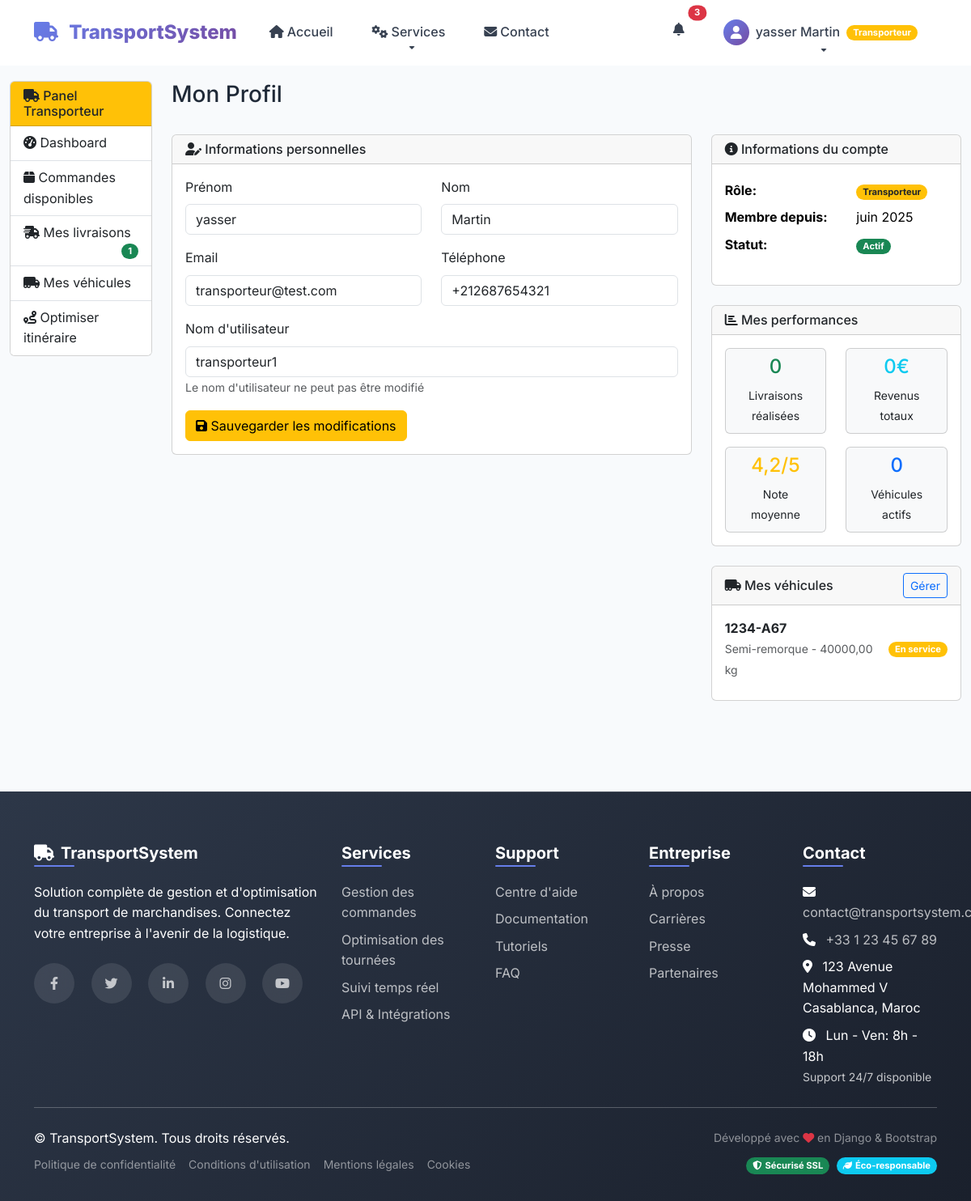
/transporteur/profil/ (signed in), run on an earlier commit of the app's database.
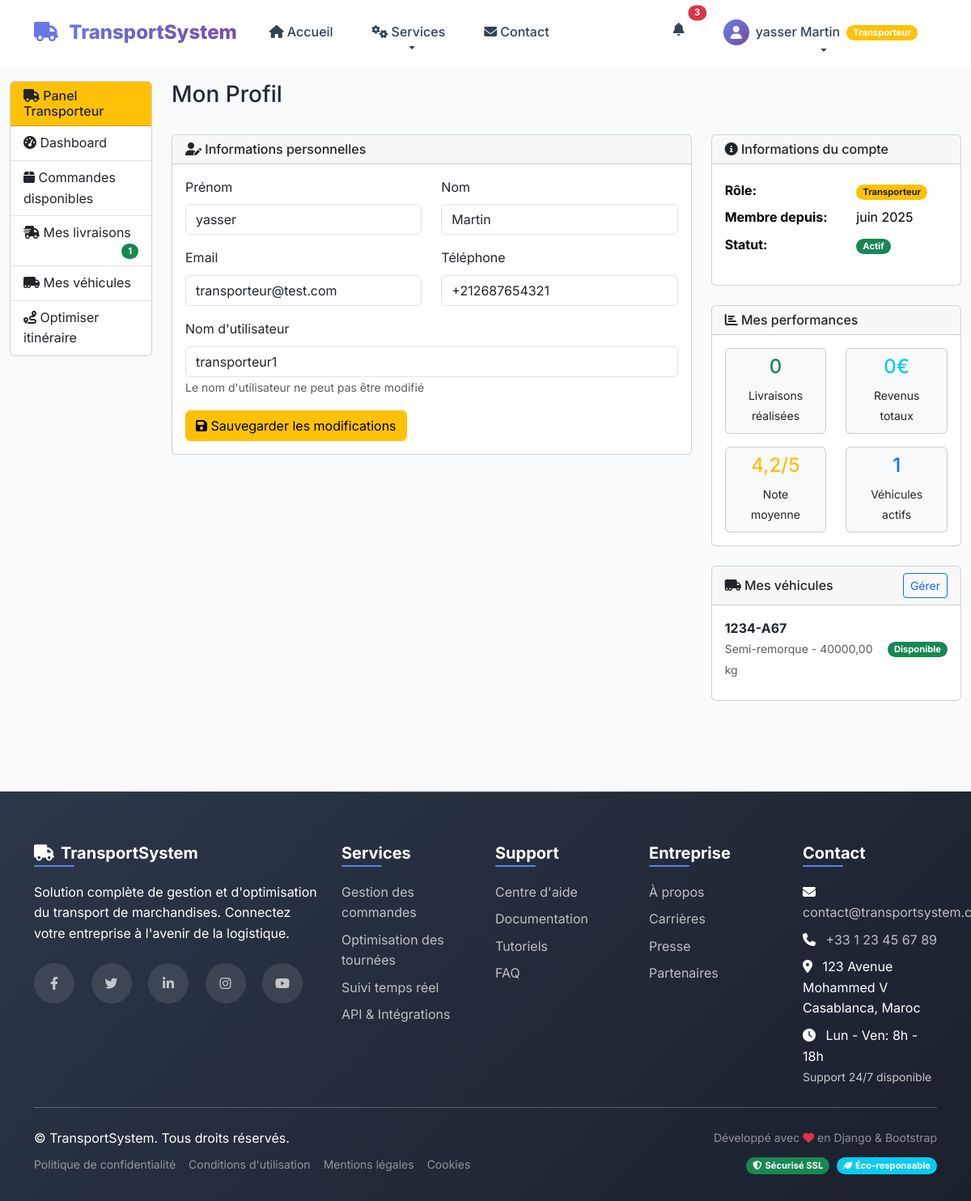
And on a later commit of the database.
### utilisateurs/models.py (models this page shows, shortened)
class Vehicule(models.Model):
    TYPE_CHOICES = [
        ('camionnette', 'Camionnette'),
        ('camion', 'Camion'),
        ('semi_remorque', 'Semi-remorque'),
    ]
    id = models.AutoField(primary_key=True)
    transporteur = models.ForeignKey(User, on_delete=models.CASCADE, related_name='vehicules')
    immatriculation = models.CharField(max_length=20, unique=True)
    type_vehicule = models.CharField(max_length=20, choices=TYPE_CHOICES)
    capacite_max = models.DecimalField(max_digits=10, decimal_places=2)
    disponible = models.BooleanField(default=True)
    marque = models.CharField(max_length=50, blank=True, null=True)
    modele = models.CharField(max_length=50, blank=True, null=True)
    annee = models.IntegerField(blank=True, null=True)
    couleur = models.CharField(max_length=30, blank=True, null=True)
    notes = models.TextField(blank=True)
    date_ajout = models.DateTimeField(auto_now_add=True)
    class Meta:
        managed = True  # Changé pour permettre la gestion par Django
        db_table = 'vehicules'
        ordering = ['-date_ajout']
    def get_type_vehicule_display(self):
        return dict(self.TYPE_CHOICES).get(self.type_vehicule, self.type_vehicule)

### utilisateurs/views.py (the view)
    def _wrapped_view(request, *args, **kwargs):
        if 'user_id' not in request.session or request.session.get('role') != 'transporteur':
            messages.error(request, 'Accès non autorisé.')
            return redirect('login')
        return view_func(request, *args, **kwargs)

### utilisateurs/models.py (called while the page is built)
    def get_role_display(self):
        return dict(self.ROLE_CHOICES).get(self.role, self.role)

### utilisateurs/views.py (called while the page is built)
def transporteur_required(view_func):
    def _wrapped_view(request, *args, **kwargs):
        if 'user_id' not in request.session or request.session.get('role') != 'transporteur':
            messages.error(request, 'Accès non autorisé.')
            return redirect('login')
        return view_func(request, *args, **kwargs)
    return _wrapped_view

### templates/transporteur/transporteur_profil.html (shortened to what the changed rows need)
{% extends 'public/base.html' %}
{% block content %}
<div class="container-fluid py-4">
    <div class="row">
        <div class="col-md-9 col-lg-10">
            <div class="d-flex justify-content-between align-items-center mb-4">
                <h1 class="h3">Mon Profil</h1>
            </div>
            <div class="row">
                <div class="col-lg-4 mb-4">
                    <div class="card mb-4">
                        <div class="card-body">
                            <div class="row text-center">
                                <div class="col-6">
                                    <div class="card bg-light">
                                        <div class="card-body py-2">
                                            <h4 class="text-primary">{{ stats.vehicules_actifs }}</h4>
                                            <small>Véhicules actifs</small>
                                        </div>
                                    </div>
                                </div>
                            </div>
                        </div>
                    </div>
                    <div class="card">
                        <div class="card-body">
                            {% if vehicules %}
                                {% for vehicule in vehicules %}
                                <div class="d-flex justify-content-between align-items-center mb-2">
                                    <div>
                                        <strong>{{ vehicule.immatriculation }}</strong>
                                        <br><small class="text-muted">{{ vehicule.get_type_vehicule_display }} - {{ vehicule.capacite_max }} kg</small>
                                    </div>
                                    <span class="badge {% if vehicule.disponible %}bg-success{% else %}bg-warning{% endif %}">
                                        {% if vehicule.disponible %}Disponible{% else %}En service{% endif %}
                                    </span>
                                </div>
                                {% endfor %}
                            {% else %}
                                <p class="text-muted text-center">Aucun véhicule enregistré</p>
                                <a href="{% url 'transporteur_add_vehicule' %}" class="btn btn-warning btn-sm w-100">
                                    <i class="fas fa-plus"></i> Ajouter un véhicule
                                </a>
                            {% endif %}
                        </div>
                    </div>
                </div>
            </div>
        </div>
    </div>
</div>
{% endblock %}

What changed in the data, as far as the page shows it:
changed Vehicule "Semi-remorque": disponible "En service" → "Disponible"
Also different on the page:
{{ stats.vehicules_actifs }}: "0" → "1"
